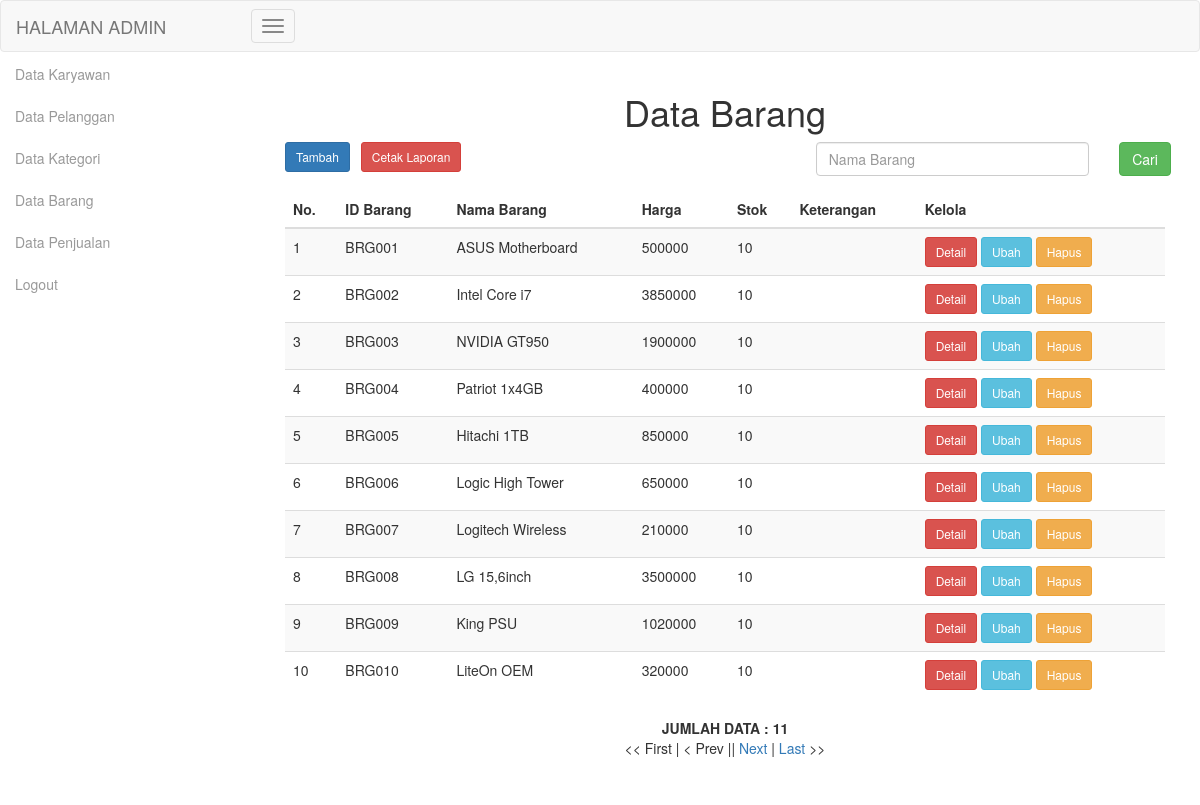
The page /admin/index.php?page=barang_tampil (signed in) on the database its author committed.
### tables this page shows
CREATE TABLE IF NOT EXISTS `barang` (
  `id_barang` varchar(15) NOT NULL DEFAULT '',
  `id_kategori` varchar(15) DEFAULT NULL,
  `nama_barang` varchar(100) DEFAULT NULL,
  `harga` decimal(10,0) DEFAULT NULL,
  `stok` int(11) DEFAULT NULL,
  `foto` text,
  `tanggal_ubah` date DEFAULT NULL,
  `keterangan_barang` varchar(100) DEFAULT NULL
);

### admin/barang_tampil.php (the view, shortened to what this page needs)
<!doctype html>
<html lang="id">
	<head>
	</head>
	<body>
		<div class="col-sm-12">
			<h1 style="text-align: center;">Data Barang</h1>
			<form class="form-horizontal" name="frmCari" method="post">
				<div class="form-group">
					<div class="col-sm-1">
						<a href="?page=barang_tambah" class="btn btn-primary btn-sm">Tambah</a>
					</div>
					<div class="col-sm-3">
						<a href="barang_laporan.php" class="btn btn-danger btn-sm" target="_blank">Cetak Laporan</a>
					</div>
					<div class="col-sm-3">
					</div>
					<div class="col-sm-4">
						<input type="text" class="form-control" name="txtCari" placeholder="Nama Barang"/>
					</div>
					<div class="col-sm-1">
						<button type="submit" class="btn btn-success" name="btnCari">Cari</button>
					</div>
				</div>
			</form>
			<div class="table-responsive">
				<table class="table table-striped">
					<thead>
						<tr>
							<th>No.</th>
							<th>ID Barang</th>
							<th>Nama Barang</th>
							<th>Harga</th>
							<th>Stok</th>
							<th>Keterangan</th>
							<th>Kelola</th>
						</tr>
					</thead>
					<tbody>
						<?php
							$batas = 10;
							if (isset($_GET['hal'])) {
								$hal = ($_GET['hal']);
								$posisi = ($hal-1) *$batas;
							}else{
								$posisi = 0;
								$hal =  1;
							}
							if (isset($_POST['btnCari'])) {
								$sql = mysql_query("SELECT * FROM barang WHERE nama_barang LIKE '%".$_POST['txtCari']."%' ORDER BY id_barang LIMIT $posisi,$batas") or die(mysql_error());
							}else{
								$sql = mysql_query("SELECT * FROM barang ORDER BY id_barang LIMIT $posisi,$batas") or die (mysql_error());
							}
							$no=1;
							while ($data = mysql_fetch_array($sql)) {
						?>
						<tr>
							<td><?php echo $no; ?></td>
							<td><?php echo $data['id_barang']; ?></td>
							<td><?php echo $data['nama_barang']; ?></td>
							<td><?php echo $data['harga']; ?></td>
							<td><?php echo $data['stok']; ?></td>
							<td><?php echo $data['keterangan_barang']; ?></td>
							<td>
								<a href="?page=barang_detail&id=<?php echo $data['id_barang'];?>" class="btn btn-danger btn-sm">Detail</a>
								<a href="?page=barang_ubah&id=<?php echo $data['id_barang']; ?>" class="btn btn-info btn-sm">Ubah</a>
								<a href="?page=barang_hapus&id=<?php echo $data['id_barang']; ?>"
								onclick="return confirm('Hapus data ?');" class="btn btn-warning btn-sm">Hapus</a>
							</td>
						</tr>
							<?php
								$no++;
								}
								$sql2 = mysql_query("SELECT * FROM barang") or die (mysql_error());
								$jumlahdata = mysql_num_rows($sql2);
							?>
					</tbody>
				</table>
				<center> <b>JUMLAH DATA : <?php echo $jumlahdata ?></b></center>
				<?php
					$jmlhal = ceil($jumlahdata/$batas);
					$url = "?page=barang_tampil";
					echo "<center>";
					if ($hal>1) {
						$previous=$hal-1;
						echo " << <a href=$url&hal=1>First</a> | <a href=$url&hal=$previous>Prev</a> | ";
					} else {
						echo "<< First | < Prev |";
					}
					if ($hal < $jmlhal) {
						$next = $hal+1;
						echo "| <a href=$url&hal=$next> Next</a> | <a href=$url&hal=$jmlhal>Last</a> >> ";
					} else {
						echo " Next > | Last >>";
					}
					echo "</center>";
				?>
			</div>
		</div>
	</body>
</html>

### rows shown on the page
barang: id_barang "BRG001", nama_barang "ASUS Motherboard", harga "500000", stok "10"
barang: id_barang "BRG002", nama_barang "Intel Core i7", harga "3850000", stok "10"
barang: id_barang "BRG003", nama_barang "NVIDIA GT950", harga "1900000", stok "10"
barang: id_barang "BRG004", nama_barang "Patriot 1x4GB", harga "400000", stok "10"
barang: id_barang "BRG005", nama_barang "Hitachi 1TB", harga "850000", stok "10"
barang: id_barang "BRG006", nama_barang "Logic High Tower", harga "650000", stok "10"
barang: id_barang "BRG007", nama_barang "Logitech Wireless", harga "210000", stok "10"
barang: id_barang "BRG008", nama_barang "LG 15,6inch", harga "3500000", stok "10"
barang: id_barang "BRG009", nama_barang "King PSU", harga "1020000", stok "10"
barang: id_barang "BRG010", nama_barang "LiteOn OEM", harga "320000", stok "10"

### other values the page prints
$jumlahdata "11"
